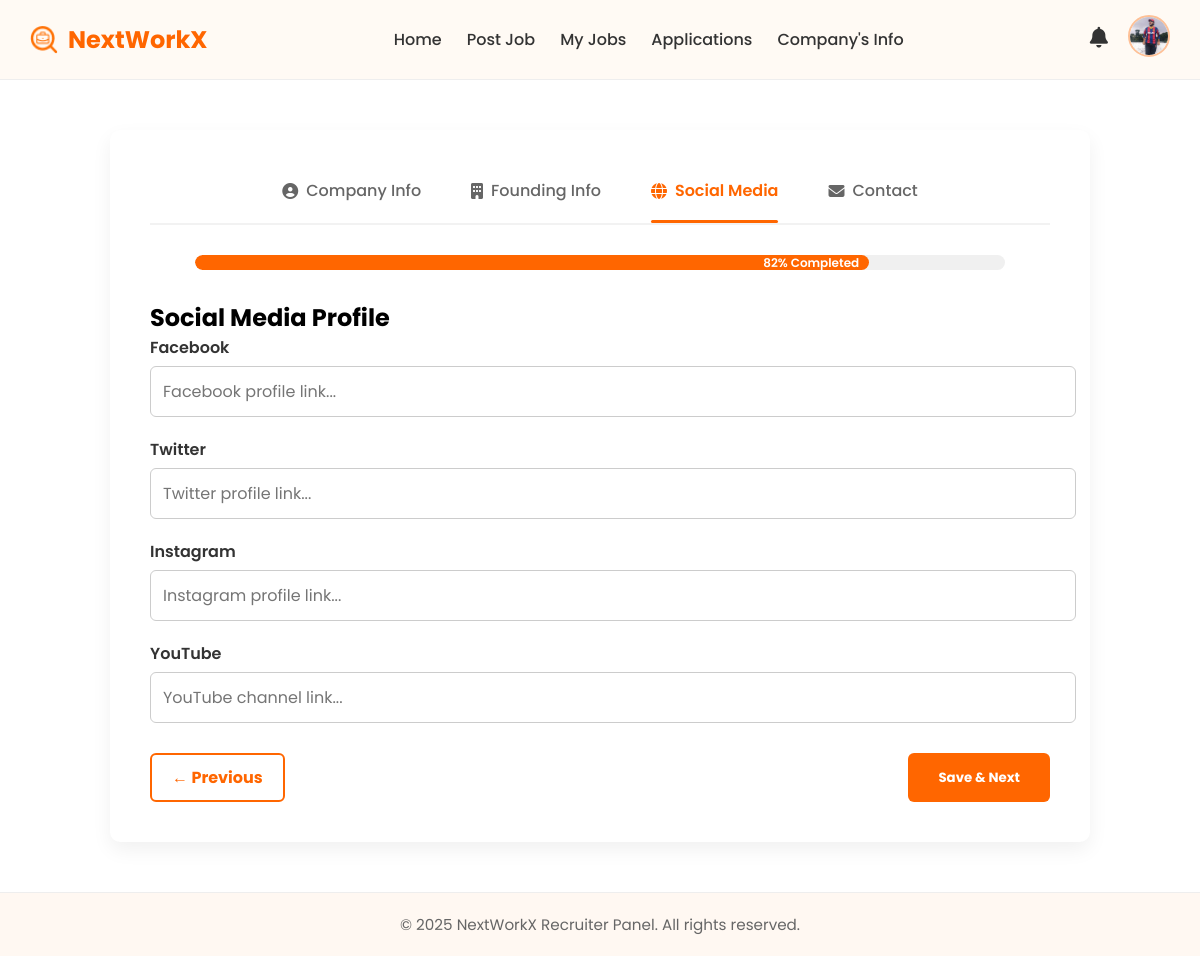
/employer/social_info.php (signed in), run on the app's committed database.
### tables this page shows
CREATE TABLE `company_profiles` (
  `id` int(11) NOT NULL,
  `recruiter_id` int(11) NOT NULL,
  `logo` varchar(255) DEFAULT NULL,
  `banner` varchar(255) DEFAULT NULL,
  `company_name` varchar(255) DEFAULT NULL,
  `about_us` text DEFAULT NULL,
  `org_type` varchar(100) DEFAULT NULL,
  `industry_type` varchar(100) DEFAULT NULL,
  `team_size` varchar(50) DEFAULT NULL,
  `est_year` year(4) DEFAULT NULL,
  `website` varchar(255) DEFAULT NULL,
  `company_vision` text DEFAULT NULL,
  `facebook` varchar(255) DEFAULT NULL,
  `twitter` varchar(255) DEFAULT NULL,
  `instagram` varchar(255) DEFAULT NULL,
  `youtube` varchar(255) DEFAULT NULL,
  `map_location` text DEFAULT NULL,
  `phone` varchar(20) DEFAULT NULL,
  `email` varchar(100) DEFAULT NULL,
  `completion_percentage` int(11) DEFAULT 0,
  `created_at` timestamp NOT NULL DEFAULT current_timestamp(),
  `updated_at` timestamp NOT NULL DEFAULT current_timestamp() ON UPDATE current_timestamp(),
  `progress` int(11) DEFAULT 0
);

### employer/social_info.php (the view, shortened to what this page needs)
<?php
include("../includes/db.php");
$recruiter_id = $_SESSION['user_id'] ?? null;
$progress = 0;
if ($recruiter_id) {
    $stmt = $conn->prepare("SELECT progress FROM company_profiles WHERE recruiter_id = ?");
    $stmt->execute([$recruiter_id]);
    $progress = $stmt->fetchColumn() ?? 0;
}
?>
<?php include("../includes/header_recruiter.php"); ?>
<link rel="stylesheet" href="../assets/css/employee_style.css">
<div class="company-profile-wrapper">
  <div class="tab-nav">
    <a href="company_info.php" class="tab"><i class="fas fa-user-circle"></i> Company Info</a>
    <a href="founding_info.php" class="tab"><i class="fas fa-building"></i> Founding Info</a>
    <a href="social_info.php" class="tab active"><i class="fas fa-globe"></i> Social Media</a>
    <a href="contact_info.php" class="tab"><i class="fas fa-envelope"></i> Contact</a>
  </div>
  <div class="progress-bar">
    <div class="progress" style="width: <?= $progress ?>%;"><?= $progress ?>% Completed</div>
  </div>
  <h2>Social Media Profile</h2>
  <form action="" method="POST" class="company-form">
    <div class="form-group full-width">
      <label>Facebook</label>
      <input type="url" name="facebook" placeholder="Facebook profile link...">
    </div>
    <div class="form-group full-width">
      <label>Twitter</label>
      <input type="url" name="twitter" placeholder="Twitter profile link...">
    </div>
    <div class="form-group full-width">
      <label>Instagram</label>
      <input type="url" name="instagram" placeholder="Instagram profile link...">
    </div>
    <div class="form-group full-width">
      <label>YouTube</label>
      <input type="url" name="youtube" placeholder="YouTube channel link...">
    </div>
    <div class="form-navigation">
      <a href="founding_info.php" class="btn-outline">← Previous</a>
      <button type="submit" class="btn-submit">Save & Next</button>
    </div>
  </form>
</div>
<?php include("../includes/footer_recruiter.php"); ?>

### includes/header_recruiter.php (shortened to what this page needs)
<?php
include("../includes/db.php");
$logo_path = "https://cdn-icons-png.flaticon.com/512/1144/1144760.png";
if (isset($_SESSION['user_id'])) {
    $recruiter_id = $_SESSION['user_id'];
    $stmt = $conn->prepare("SELECT logo FROM company_profiles WHERE recruiter_id = ?");
    $stmt->execute([$recruiter_id]);
    $logo = $stmt->fetchColumn();
    if (!empty($logo)) {
        $logo_path = "../uploads/company/" . $logo;
    }
}
$current_page = basename($_SERVER['PHP_SELF']);
?>
<!DOCTYPE html>
<html lang="en">
<head>
  <link rel="stylesheet" href="../assets/css/employee_style.css">
  <link rel="stylesheet" href="https://cdnjs.cloudflare.com/ajax/libs/font-awesome/6.4.0/css/all.min.css">
</head>
<body>
  <header class="site-header">
    <div class="container">
      <div class="logo">
        <img src="../assets/img/logo.png" alt="Logo" />
        <span>NextWorkX</span>
      </div>
      <nav class="nav-menu">
        <a href="dashboard.php" class="<?= ($current_page == 'dashboard.php') ? 'active-link' : '' ?>">Home</a>
        <a href="post_job.php" class="<?= ($current_page == 'post_job.php') ? 'active-link' : '' ?>">Post Job</a>
        <a href="my_jobs.php" class="<?= ($current_page == 'my_jobs.php') ? 'active-link' : '' ?>">My Jobs</a>
        <a href="applications.php" class="<?= ($current_page == 'applications.php') ? 'active-link' : '' ?>">Applications</a>
        <a href="company_info.php" class="<?= ($current_page == 'company_info.php') ? 'active-link' : '' ?>">Company's Info</a>
      </nav>
      <div class="user-icons">
        <div class="icon-wrapper">
          <i class="fas fa-bell"></i>
        </div>
        <div class="user-dropdown">
          <img src="<?= $logo_path ?>" alt="User"
               onerror="this.onerror=null;this.src='https://cdn-icons-png.flaticon.com/512/1144/1144760.png';" />
        </div>
      </div>
    </div>
  </header>

### assets/css/employee_style.css (style rules this page uses)
* * { margin: 0; padding: 0; font-family: 'Poppins', sans-serif; }
.site-header { background-color: #fffaf4; border-bottom: 1px solid #eee; padding: 15px 0; }
.site-header .container { max-width: 1200px; margin: 0 auto; padding: 0 30px; display: flex; justify-content: space-between; align-items: center; }
.logo { display: flex; align-items: center; gap: 10px; font-weight: bold; font-size: 1.5rem; color: #ff6600; }
.logo img { height: 28px; width: 28px; }
.nav-menu { display: flex; gap: 25px; }
.nav-menu a { position: relative; text-decoration: none; font-weight: 500; color: #333; transition: color 0.3s ease; }
.nav-menu a::after { content: ""; position: absolute; width: 0%; height: 2px; bottom: -3px; left: 0; background-color: #ff6600; transition: width 0.3s ease; }
.user-icons { display: flex; align-items: center; gap: 20px; }
.icon-wrapper i { font-size: 1.3rem; color: #333; cursor: pointer; transition: color 0.3s ease; }
.user-dropdown { position: relative; display: inline-block; }
.user-dropdown img { width: 38px; height: 38px; border-radius: 50%; border: 2px solid #fec096; object-fit: cover; cursor: pointer; transition: transform 0.3s ease; }
.form-group { display: flex; flex-direction: column; }
.form-group label { font-weight: 600; margin-bottom: 6px; color: #333; }
.form-group input, .form-group select, .form-group textarea { padding: 10px 12px; border: 1px solid #ccc; border-radius: 6px; font-size: 1rem; }
.full-width { grid-column: 1 / -1; }
.company-profile-wrapper { max-width: 900px; margin: 50px auto; background: #fff; padding: 40px; border-radius: 10px; box-shadow: 0 8px 20px rgba(0,0,0,0.06); }
.form-group { margin-bottom: 20px; }
.form-group input, .form-group textarea { width: 100%; padding: 12px; border: 1px solid #ccc; border-radius: 6px; font-size: 1rem; }
.btn-submit { background-color: #ff6600; color: #fff; padding: 12px 30px; font-weight: bold; border: none; border-radius: 6px; cursor: pointer; transition: background 0.3s; }
.tab-nav { display: flex; justify-content: center; gap: 50px; padding-bottom: 12px; margin-bottom: 30px; border-bottom: 2px solid #f2f2f2; }
.tab { font-size: 1rem; font-weight: 500; color: #666; display: flex; align-items: center; gap: 8px; text-decoration: none; padding: 8px 0; position: relative; transition: color 0.3s ease; }
.tab.active { color: #ff6600; font-weight: 600; }
.tab.active::after { content: ""; position: absolute; bottom: -12px; left: 0; width: 100%; height: 3px; background-color: #ff6600; border-radius: 3px; }
.progress-bar { background: #f0f0f0; border-radius: 30px; height: 15px; margin: 0 auto 30px; width: 90%; overflow: hidden; position: relative; }
.progress-bar .progress { height: 100%; background: #ff6600; border-radius: 30px; color: #fff; font-size: 12px; font-weight: 600; display: flex; align-items: center; justify-content: flex-end; padding-right: 10px; transition: width 0.4s ease; }
.form-group { flex: 1; display: flex; flex-direction: column; }
.full-width { flex: 100%; }
.form-group label { font-weight: 600; margin-bottom: 6px; }
.form-navigation { margin-top: 30px; display: flex; justify-content: space-between; }
.btn-outline { padding: 10px 20px; border: 2px solid #ff6600; background: transparent; color: #ff6600; font-weight: bold; border-radius: 6px; text-decoration: none; }

### data on the page
company_profiles: logo (picture), progress "82"
